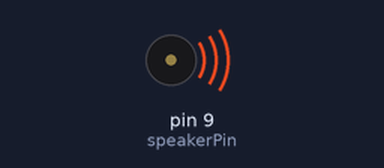
Simulated run of this sketch. Board: Arduino Uno, built with avr-gcc and run on an emulated ATmega328P. On the bench: buzzer (waves = sounding).

Above: at 0.2 s.
At 6.16 s:
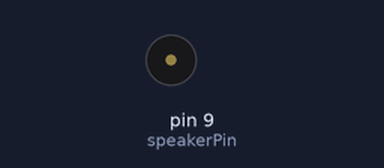
Timing chart, 0 to 7.2 s (numbered marks = the images above):
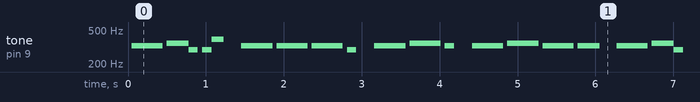

The sketch:

Musica.ino
```cpp
int speakerPin = 9;
int length = 44;
char notes[]="eeefeddgs eeeefeeeeds eeefeees eeefeeefeees eeefeee";
int beats[] = {1,1,1,1,1,1,1,1,1,1,1,1,1,1,1,1,1,1,1,1,1,1,1,1,1,1,1,1,1,1,1,1,1,1,1,1,1,1,1,1,1,1,1,1};
int tempo = 100;

void playTone(int tone, int duration){
  for(long i=0;i<duration*1000L; i += tone*2){
    digitalWrite(speakerPin, HIGH);
    delayMicroseconds(tone);
    digitalWrite(speakerPin,LOW);
    delayMicroseconds(tone);
  }
}

void playNote(char note, int duration){
char names[] = { 'c','d','e','f','g','a','b','C','s'};
int tones[]={1915,1700,1519,1432,1275,1136,1014,956,0};

  for (int i = 0; i < 8; i++) { if (names[i] == note) {
playTone(tones[i], duration);
}
  }
}
void setup() {
pinMode(speakerPin,OUTPUT);
}

void loop() {
for (int i = 0; i < length; i++) {
if (notes[i] == ' ') { delay(beats[i] * tempo); // rest
} else {
playNote(notes[i], beats[i] * tempo);
}
// pause between notes
delay(tempo/2);
}}
```

Measured:
- by itself, tone on pin 9 (speakerPin): plays 328 Hz for 0.40 s, 348 Hz for 0.28 s, 293 Hz for 0.12 s, 293 Hz for 0.12 s, 391 Hz for 0.16 s, 328 Hz for 0.40 s … (335 notes in this stretch)
